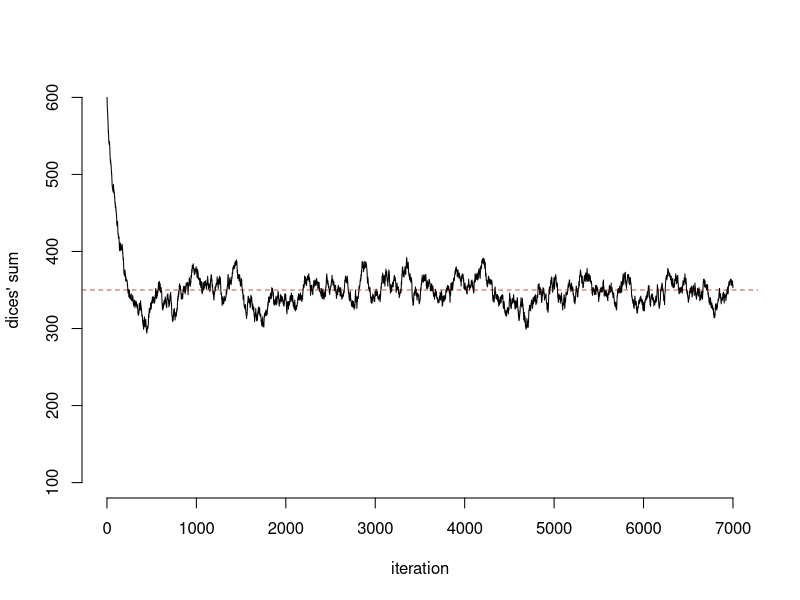
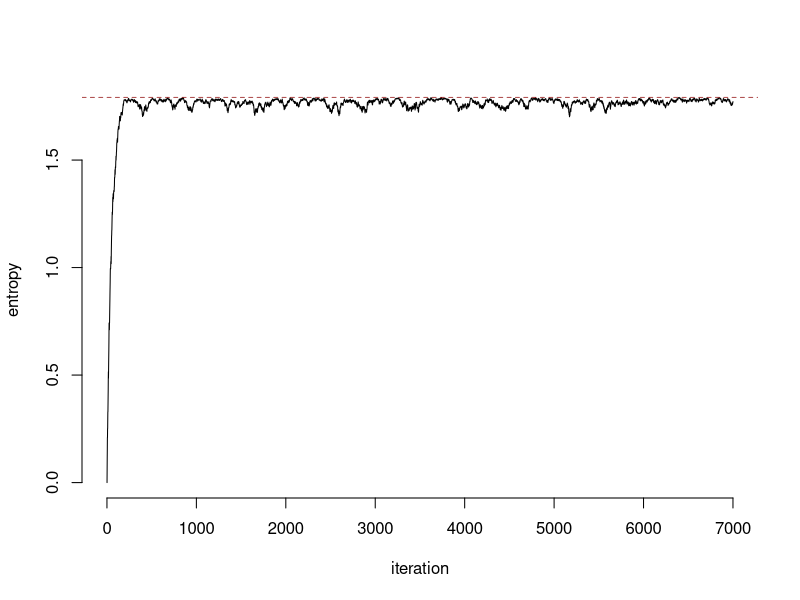
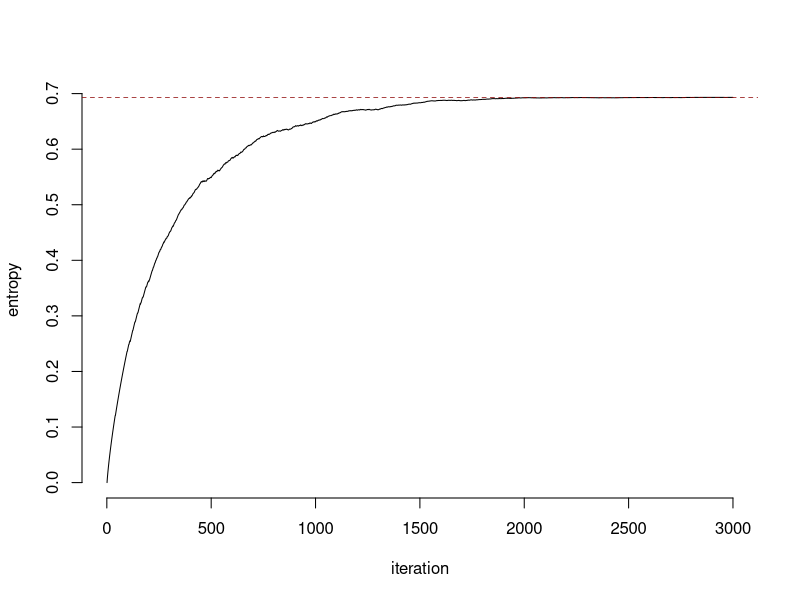
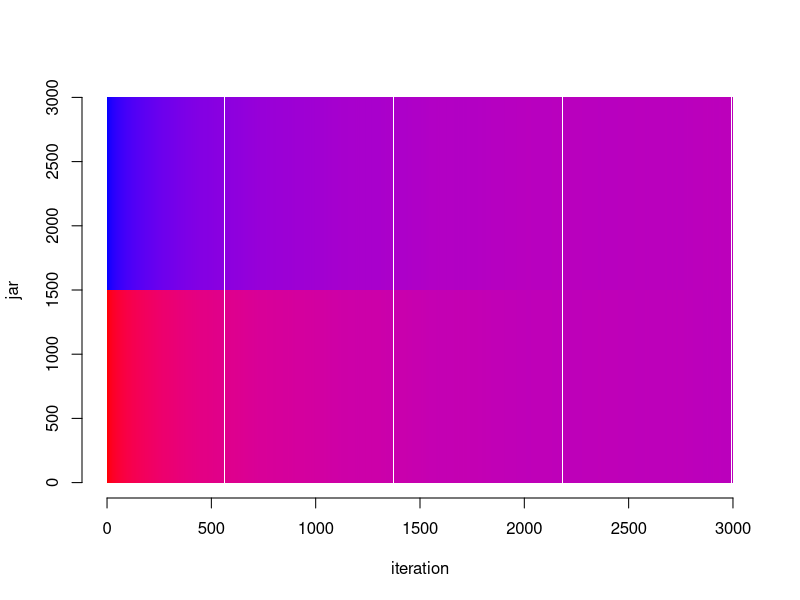

R code for these plots, in order:
## ---- chunk 1
n_dices <- 100
n_iter <- 7000
dices <- matrix(NA, ncol=n_iter, nrow=n_dices)
dices[,1] <- rep(6, n_dices)
for (i in 2:n_iter) {
	idx <- sample(1:n_dices, 1) # choose one dice
	dices[,i] <- dices[,i-1]
	dices[idx,i] <- sample(6, 1) # roll that dice
}
plot(colSums(dices), type="l", ylim=c(1*n_dices, 6*n_dices), ylab="dices' sum", xlab="iteration", bty="n")
abline(h=3.5*n_dices, col="darkred", lwd=0.7, lty=2)
## ---- chunk 2
calc_entropy <- function(x, cutat=1.e-8) {
	probs <- table(x) |> proportions() |> as.vector()
	probs <- probs[probs>cutat]
	sum(-log(probs)*probs)
}
entr <- apply(dices, 2, calc_entropy)
unif <- rep(1/6, 6)
entr_unif <- -sum(log(unif)*unif)
plot(entr, type="l", ylab="entropy", xlab="iteration", bty="n")
abline(h=entr_unif, col="darkred", lwd=0.7, lty=2)
## ---- chunk 3
n_a <- 1500
n_b <- 1500
col_x <- "#FF0000" # red
col_y <- "#0000FF" # blue
n_iter <- 3000
distr <- matrix(NA, ncol=n_iter, nrow=n_a+n_b)
distr[,1] <- c(rep(col_x, n_a), rep(col_y, n_b))
for (i in 2:n_iter) {
	idx_a <- sample(n_a, 1) # choose one particle from A
	idx_b <- sample(n_b, 1) # choose one particle from B
	distr[,i] <- distr[,i-1]
	
	# exchange
	tmp <- distr[n_a+idx_b, i]
	distr[n_a+idx_b,i] <- distr[idx_a, i]
	distr[idx_a,i] <- tmp 
}
## ---- chunk 4
calc_entropy <- function(x, cutat=1.e-8) {
	probs <- c(sum(head(x,n_a)==col_x), sum(tail(x,n_b)==col_x)) / n_a
	#browser()
	probs <- probs[probs>cutat] # we don't want log(0)
	sum(-log(probs)*probs)
}
entr <- apply(distr, 2, calc_entropy)
unif <- c(0.5, 0.5)
entr_unif <- -sum(log(unif)*unif)
plot(entr, type="l", ylab="entropy", xlab="iteration", bty="n")
abline(h=entr_unif, col="darkred", lwd=0.7, lty=2)
## ---- chunk 5
#install.packages("colorspace")
library(colorspace)
calc_colors <- function(x) {
	freqs <- table(x)
	if(length(freqs)==1) return(names(freqs))
	cols <- names(freqs) |> hex2RGB()
	alpha <- freqs |> as.vector() |> proportions() |> tail(1)
	mixcolor(alpha, cols[1,], cols[2,], "XYZ") |> hex()
}
jars <- rbind(
	apply(distr[1:n_a,], 2, calc_colors),
	apply(distr[(n_a+1):nrow(distr),], 2, calc_colors)
)
plot(NULL, ylim=c(0, n_a+n_b), xlim=c(0, n_iter), bty="n", ylab="jar", xlab="iteration")
for (i in 1:2) for (j in 1:n_iter) rect(
	xleft=j-1, xright=j, 
	ybottom=if(i==1) 0 else n_a, 
	ytop=if(i==1) n_a else n_a+n_b, 
    col=jars[i,j], border = NA
)
